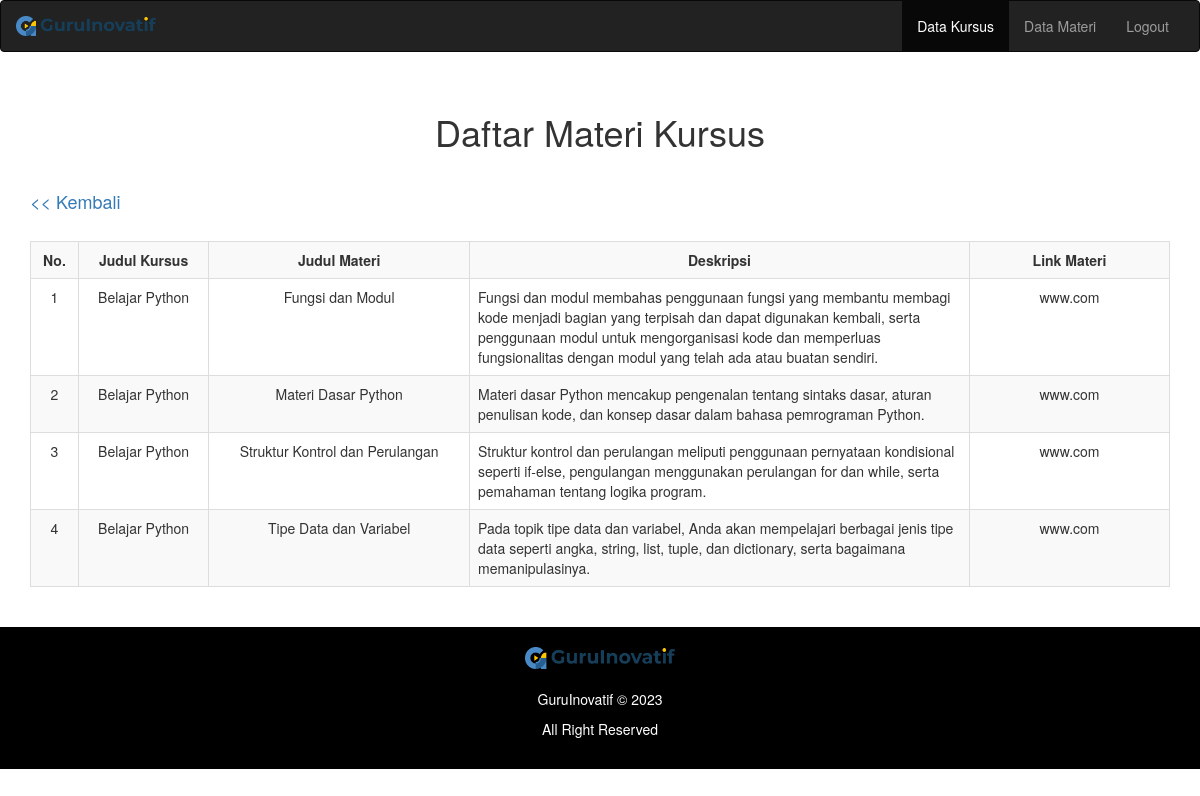
Page /detail_materi.php?id=2 (signed in) on the committed database.
### tables this page shows
CREATE TABLE `materi` (
  `id` int(11) NOT NULL AUTO_INCREMENT,
  `judul` varchar(1000) DEFAULT NULL,
  `deskripsi` varchar(5000) DEFAULT NULL,
  `link` varchar(5000) DEFAULT NULL,
  `id_kursus` int(11) DEFAULT NULL,
  PRIMARY KEY (`id`),
  KEY `materi_ibfk_1` (`id_kursus`),
  CONSTRAINT `materi_ibfk_1` FOREIGN KEY (`id_kursus`) REFERENCES `kursus` (`id`) ON DELETE CASCADE
);

CREATE TABLE `kursus` (
  `id` int(11) NOT NULL AUTO_INCREMENT,
  `judul` varchar(1000) DEFAULT NULL,
  `deskripsi` varchar(5000) DEFAULT NULL,
  `durasi` varchar(100) DEFAULT NULL,
  PRIMARY KEY (`id`)
);

### function.php (called while the page is built, shortened)
<?php
$db = mysqli_connect("localhost", "root", "", "onlinecourse");
function query($query)
{
	global $db;
	$result = mysqli_query($db, $query);
	$rows = [];
	while ($row = mysqli_fetch_assoc($result)) {
		$rows[] = $row;
	}
	return $rows;
}
?>

### detail_materi.php (the view, shortened to what this page needs)
<?php
require 'function.php';
if ($_GET['id'] != NULL) {
    $id = $_GET['id'];
    $data = query("SELECT materi.id AS id_materi, materi.judul AS judul_materi, materi.deskripsi AS deskripsi_materi, link, kursus.judul AS judul_kursus FROM materi JOIN kursus ON materi.id_kursus = kursus.id WHERE materi.id_kursus = $id ORDER BY materi.judul ASC");
} else {
    $data = query("SELECT materi.id AS id_materi, materi.judul AS judul_materi, materi.deskripsi AS deskripsi_materi, link, kursus.judul AS judul_kursus FROM materi JOIN kursus ON materi.id_kursus = kursus.id ORDER BY kursus.judul ASC");
}
?>
<!DOCTYPE html>
<html lang="en">
<head>
    <link rel="stylesheet" href="bootstrap/css/bootstrap.min.css">
    <link rel="stylesheet" href="style.css">
</head>
<body>
        <nav class="navbar navbar-default navbar-inverse">
            <div class="container-fluid">
                <div class="navbar-header">
                    <img src="img/logo.png" alt="" class="navbar-brand">
                </div>
                <div class="collapse navbar-collapse" id="example-1">
                    <ul class="nav navbar-nav navbar-right">
                    <li class="active"><a href="index.php">Data Kursus<span class="sr-only">(current)</span></a></li>
                    <li><a href="materi.php">Data Materi</a></li>
                    <li><a href="logout.php">Logout</a></li>
                    </ul>
		        </div>
            </div>
        </nav>
    <div class="container text-center">
        <div>
            <br>
            <h1>Daftar Materi Kursus</h1>
            <br>
        </div>
            <div>
                <h4 class="text-left"><a href="index.php"><< Kembali</a></h4><br>
                <table border=1 class="table table-striped table-bordered">
                    <tr>
                        <th scope="col">No.</th>
                        <th>Judul Kursus</th>
                        <th>Judul Materi</th>
                        <th>Deskripsi</th>
                        <th>Link Materi</th>
                    </tr>
                    <?php
                        $no=1;
                        foreach($data as $row){ ?>
                    <tr>
                            <td><?php echo $no++;?></td>
                            <td><?php echo $row['judul_kursus'];?></td>
                            <td><?php echo $row['judul_materi'];?></td>
                            <td class="text-left" width="500px"><?php echo $row['deskripsi_materi'];?></td>
                            <td  width="200px"><?php echo $row['link'];?></td>
                    </tr>
                    <?php } ?>
                </table>
            </div>
    </div>
    <div class="footer footer-index text-center container-fluid" style="margin-top: 20px; background:black;">
        <img src="img/logo.png" width="150px" style="margin-top:20px;"/>
        <br><br>
        <p class="copyright" style="color:white;">GuruInovatif © 2023</p>
        <p style="color:white;">All Right Reserved</p>
        <br>
    </div>
</body>
</html>

### style.css (style rules this page uses)
table { margin-left: auto; margin-right: auto; }
td { position:relative; text-align: center; }
th { position:relative; text-align: center; }

### rows in the picture
materi: id_kursus.judul "Belajar Python", judul "Fungsi dan Modul", deskripsi "Fungsi dan modul membahas penggunaan fungsi yang membantu membagi kode menjadi bagian yang terpisah dan dapat digunakan kembali, serta penggunaan modul untuk mengorganisasi kode dan memperluas fungsionalitas dengan modul yang telah ada atau buatan sendiri.", link "www.com"
materi: id_kursus.judul "Belajar Python", judul "Materi Dasar Python", deskripsi "Materi dasar Python mencakup pengenalan tentang sintaks dasar, aturan penulisan kode, dan konsep dasar dalam bahasa pemrograman Python.", link "www.com"
materi: id_kursus.judul "Belajar Python", judul "Struktur Kontrol dan Perulangan", deskripsi "Struktur kontrol dan perulangan meliputi penggunaan pernyataan kondisional seperti if-else, pengulangan menggunakan perulangan for dan while, serta pemahaman tentang logika program.", link "www.com"
materi: id_kursus.judul "Belajar Python", judul "Tipe Data dan Variabel", deskripsi "Pada topik tipe data dan variabel, Anda akan mempelajari berbagai jenis tipe data seperti angka, string, list, tuple, dan dictionary, serta bagaimana memanipulasinya.", link "www.com"
